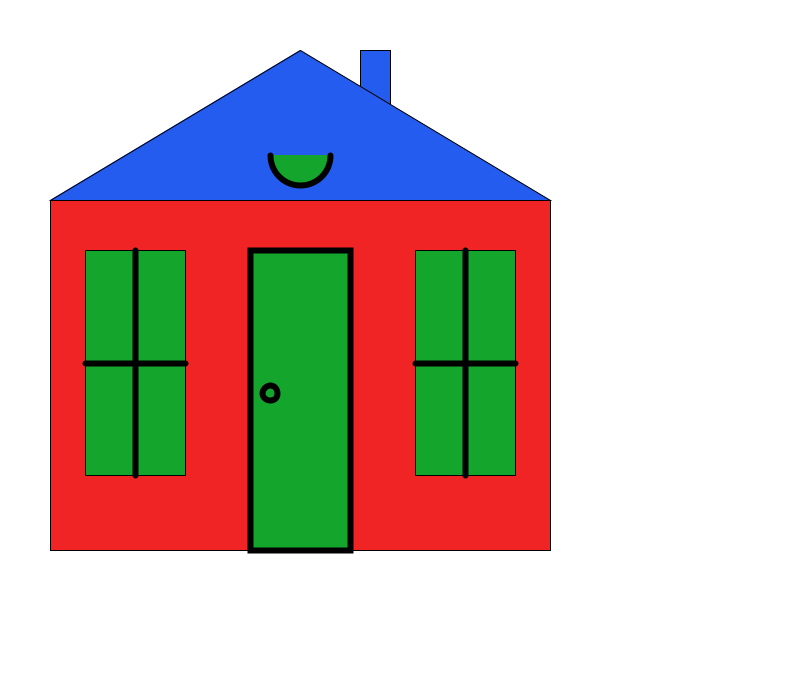
Frame 1 (no input)
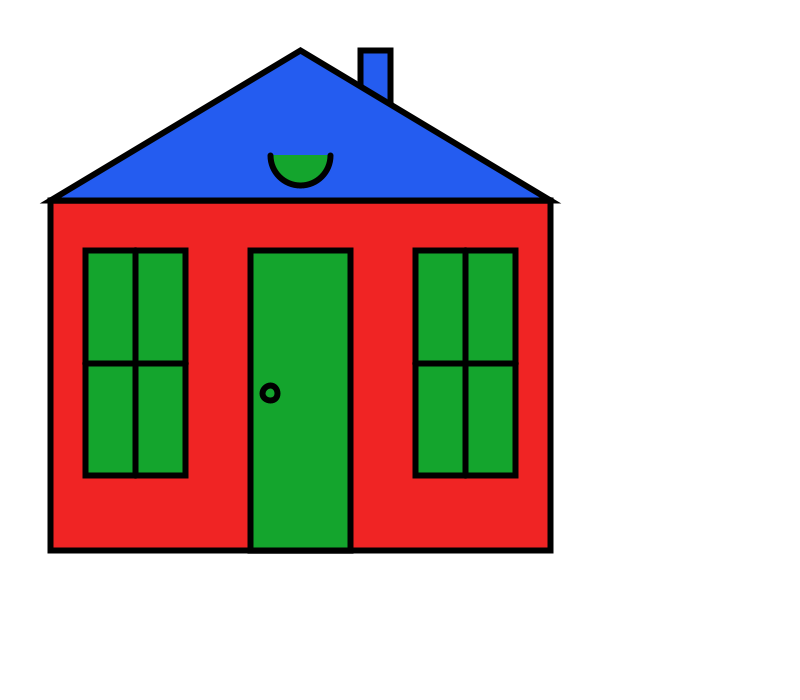
Frame 60 (the mouse pressed at the canvas centre just before this capture)
Frame 120 (the mouse held since frame 60 and released just before this capture): identical to frame 60, image omitted

The Processing sketch that drew these frames (run headless with seeded random() and noise(); from frame 60 on, the mouse is pressed at the canvas centre):

// Processing sketch: sketch_161014b
// ── sketch_161014b.pde
int x = 50;
int y = 200;
int dx = 1;
int dy = 2;

void setup() {
  size(800, 700);
}

void draw() {
  background(255);
  fill(#F02424);
  rect(x, y, 500, 350);   // outside border of house
  fill(#245CF0);
  rect(x+310, y-150, 30, 100);               //chimmney
  triangle(x, y, x+250, y-150, x+500, y);   // roof
  fill(#14A52D);
  rect(x+35, y+50, 100, 225);   // outside of left window
  rect(x+365, y+50, 100, 225);  // outside of right window
  strokeWeight(6);
  line(x+35, y+163, x+135, y+163);   // horizontal line in left window
  line(x+85, y+50, x+85, y+275 );  // vertical line in left window
  line(x+365, y+163, x+465, y+163);  // horizontal line in right window
  line(x+415, y+50, x+415, y+275);  // vertical line of right window
  rect(x+200, y+50, 100, 300);  // border of door
  ellipse(x+220, y+193, 15, 15); // door knob
  arc(x+250, y-45, 60, 60, 0, PI);
  //  y = y + 1;                      // stopping house on right side
  if (keyPressed == true) {
    if (key == 'd') {
    x = x + dx;
    y = y + dy;
    }
  }
  if (x+500 >= width) {
    dx = dx * -1;
  }
  if (x < 0 ) {
    dx = dx * -1;
  }

  if (y -150 < 0) {
    dy = dy * -1;
  }
  if (y+350 > height) {
    dy = dy * -1;
  }
}
